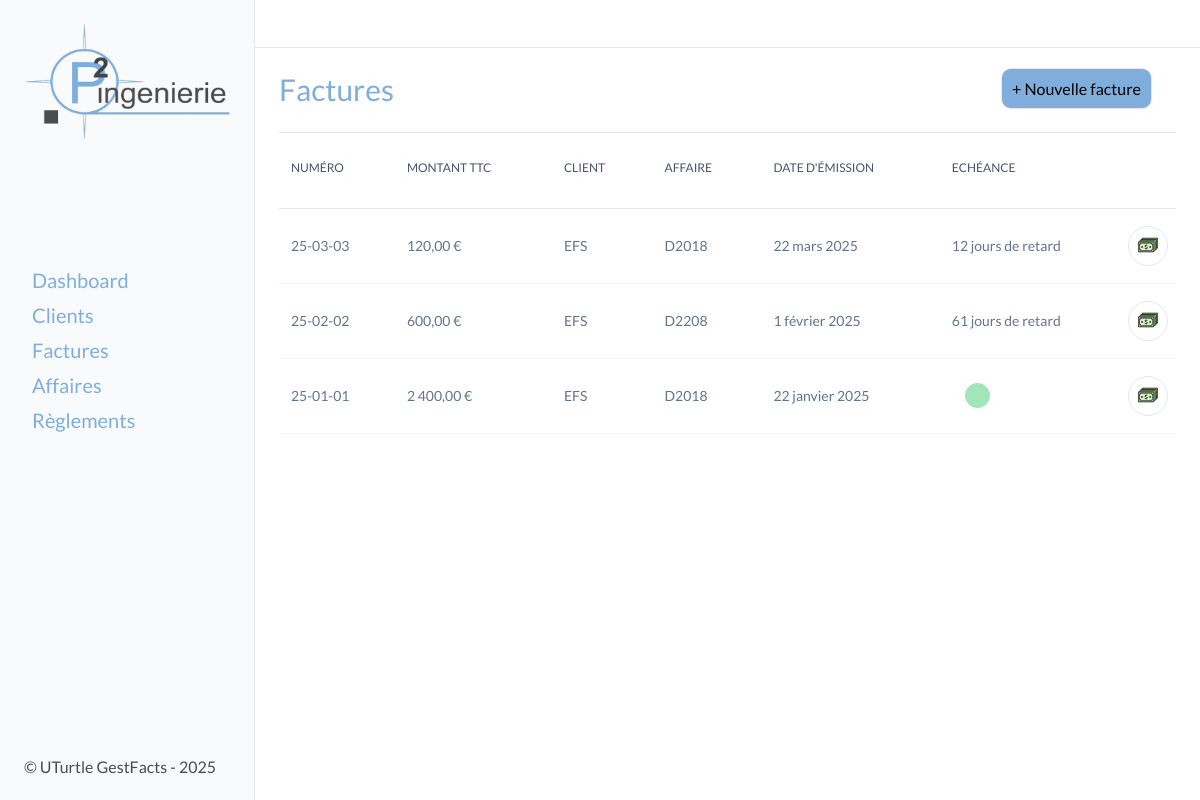
Page /factures/ on the earlier database version.
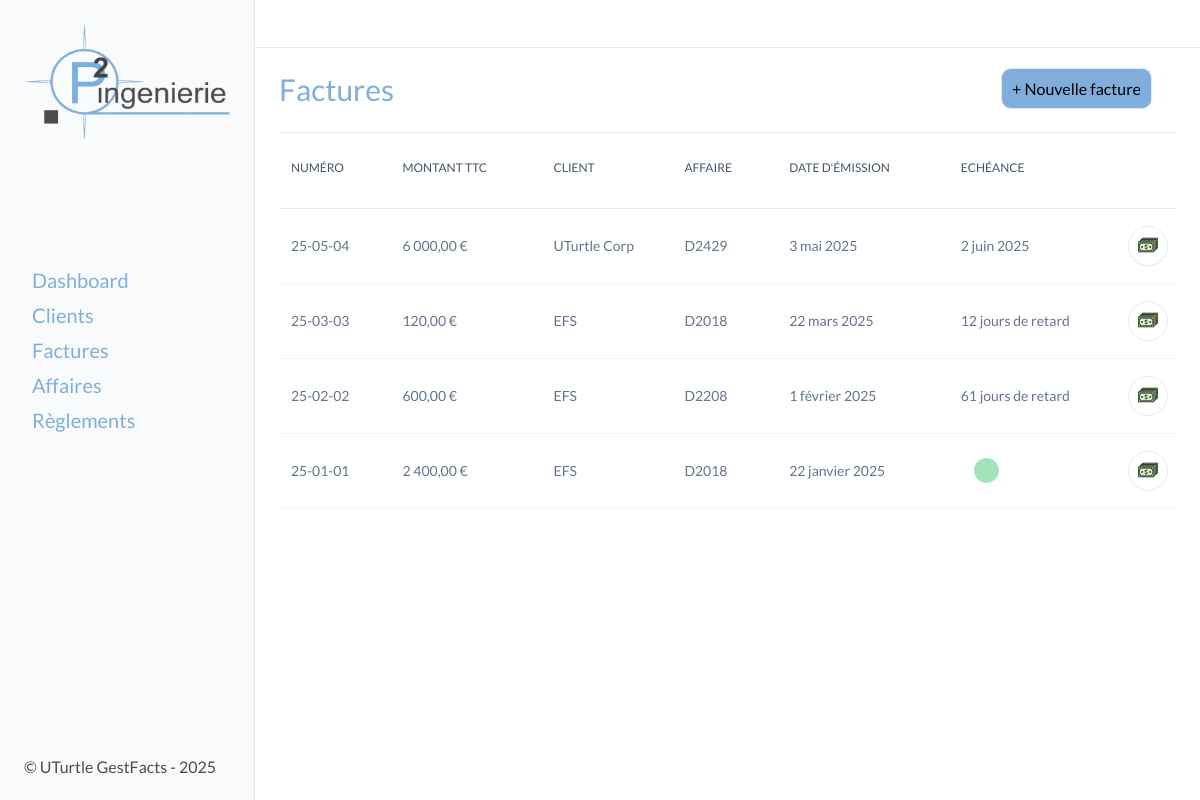
Same page on the later database version.
### factures/models.py (models this page shows, shortened)
class Invoice(models.Model):
    TYPE_CHOICES = [
        ('facture', 'Facture'),
        ('avoir', 'Avoir'),
        ('proforma', 'Proforma'),
        ]
    STATUT_CHOICES = [
        ('a_payer', 'À payer'),
        ('partiellement_payee', 'Partiellement payée'),
        ('payee', 'Payée'),
        ('en_retard', 'En retard'),
        ('annulee', 'Annulée'),
    ]
    date = models.DateField()
    type = models.CharField(max_length=10, choices=TYPE_CHOICES, default='facture')
    affaire = models.ForeignKey('affaires.Affaire', on_delete=models.CASCADE, related_name="invoices")
    invoice_number = models.CharField(max_length=10, unique=True, db_index=True)
    client = models.ForeignKey('clients.Client', on_delete=models.SET_NULL, related_name='invoices', db_index=True, null=True)
    client_entity_name = models.CharField(max_length=100, blank=True, null=True)
    invoice_object = models.TextField(max_length=200)
    amount_ht = models.DecimalField(max_digits=10, decimal_places=2)
    vat_rate = models.DecimalField(max_digits=5, decimal_places=2, default=20.0)
    statut = models.CharField(max_length=20, choices=STATUT_CHOICES, default='a_payer')
    class Meta:
        verbose_name = "Facture"
        verbose_name_plural = "Factures"
    @property
    def amount_ttc(self):
        return self.amount_ht * (1 + self.vat_rate / 100)
    def formatted_amount_ttc(self):
        return f"{self.amount_ttc:,.2f} €".replace(",", " ").replace(".", ",")
    @property
    def due_date(self):
        return self.date + timedelta(days=30)

### clients/models.py (models this page shows, shortened)
class Client(models.Model):
    entity_name = models.CharField(max_length=100)
    address = models.CharField(max_length=200, blank=True, null=True)
    zip_code = models.CharField(max_length=5, blank=True, null=True)
    city = models.CharField(max_length=100, blank=True, null=True)
    contact = models.CharField(max_length=100, blank=True, null=True)
    phone_number = models.CharField(max_length=10, blank=True, null=True)
    email = models.EmailField(blank=True, null=True)
    class Meta:
        verbose_name = "Client"
        verbose_name_plural = "Clients"

### affaires/models.py (models this page shows, shortened)
class Affaire(models.Model):
    client = models.ForeignKey('clients.Client', on_delete=models.SET_NULL, null=True, related_name='affaires')
    client_entity_name = models.CharField(max_length=100, blank=True, null=True)
    affaire_number = models.CharField(max_length=10, unique=True, db_index=True)
    affaire_description = models.TextField(max_length=200)
    budget = models.DecimalField(max_digits=10, decimal_places=2)
    class Meta:
        verbose_name = "Affaire"
        verbose_name_plural = "Affaires"

### factures/views.py (the view)
# urls.py: path('factures/', include('factures.urls')),
def factures(request):
    factures= Invoice.objects.all()
    sorted_factures = sorted(factures, key=lambda facture: facture.invoice_number, reverse=True)
    date = datetime.today().date()
    affaires= Affaire.objects.all()
    for facture in sorted_factures:
        facture.day_late = (date - facture.due_date).days
        if facture.client is None and not facture.client_entity_name:
            facture.client_entity_name = "Client supprimé"
            facture.save()
    return render(request, 'pages/factures/factures.html', context={"factures": sorted_factures, "date": date, "affaires": affaires})

### templates/pages/factures/factures.html (shortened to what this page needs)
{% extends "base.html" %}
{% block content %}
<div class="title">
    <H2>Factures</H2>
    <div class="title_btn">
        <div class="new"><a href="{% url 'factures:create' %}">+ Nouvelle facture</a></div>
    </div>
</div>
<section class="tableau">
    <table class="table">
        <thead>
            <tr>
                <th>
                    <div class="th-div">
                        <span>NUMÉRO</span>
                    </div>
                </th>
                <th>
                    <div class="th-div">
                        <span>MONTANT TTC</span>
                    </div>
                </th>
                <th>
                    <div class="th-div">
                        <span>CLIENT</span>
                    </div>
                </th>
                <th>
                    <div class="th-div">
                        <span>AFFAIRE</span>
                    </div>
                </th>
                <th>
                    <div class="th-div">
                        <span>DATE D'ÉMISSION</span>
                    </div>
                </th>
                <th>
                    <div class="th-div">
                        <span>ECHÉANCE</span>
                    </div>
                </th>
                <th>
                    <div class="th-div">
                    </div>
                </th>
            </tr>
        </thead>
        {% if factures %}
        <tbody>
            {% for facture in factures %}
            <tr data-url="{% url 'factures:detail' facture.pk %}" class="clickable-row">
                <td clospan="1">
                    <div class="factures">
                        <p>{{ facture.invoice_number }}</p>
                    </div>
                </td>
                <td clospan="1">
                    <div class="factures">
                        <p>{{ facture.formatted_amount_ttc }}</p>
                    </div>
                </td>
                <td clospan="1">
                    <div class="factures">
                        {% if facture.client %}
                            <a href="{% url 'clients:detail' facture.client.id %}">{{ facture.client.entity_name }}</a>
                        {% else %}
                            {{ facture.client_entity_name }}
                        {% endif %}
                    </div>
                </td>
                <td clospan="1">
                    <div class="factures">
                        <P>{{ facture.affaire.affaire_number }}</P>
                    </div>
                </td>
                <td clospan="1">
                    <div class="factures">
                        <P>{{ facture.date }}</P>
                    </div>
                </td>
                <td clospan="1">
                    <div class="factures">
                        {% if facture.statut != "payee" %}
                            {% if facture.due_date > date %}
                                <P>{{ facture.due_date }}</P>
                            {% else %}
                                <p>{{ facture.day_late }} jours de retard</p>
                            {% endif %}
                        {% else %}
                            <div class="cercle-vert"></div>
                        {% endif %}
                    </div>
                </td>
                <td clospan="1">
                    <div class="actions">
                        <a href="{% url 'factures:reglement' facture.pk %}">
                        </a>
                    </div>
                </td>
            </tr>
            {% endfor %}
        </tbody>
        {% endif %}
    </table>
</section>
{% endblock content %}

### templates/base.html (shortened to what this page needs)
{% load static %}
<!DOCTYPE html>
<html lang="fr">
<head>
    <link rel="stylesheet" href="{% static "style.css" %}">
</head>
<body>
    <div class="sidebar">
        <div class="logo"><img src="{% static 'logo.png' %}" alt="Logo P2 Ingénierie"></div>
        <div class="menu">
            <div class="menu-item"><a href="{% url "dashboard:dashboard" %}">Dashboard</a></div>
            <div class="menu-item"><a href="{% url "clients:clients" %}">Clients</a></div>
            <div class="menu-item"><a href="{% url "factures:factures" %}">Factures</a></div>
            <div class="menu-item"><a href="{% url "affaires:affaires" %}">Affaires</a></div>
            <div class="menu-item"><a href="{% url "factures:reglements" %}">Règlements</a></div>
        </div>
        <div class="copyright">&copy; UTurtle GestFacts - 2025</div>
    </div>
    <section class="main-container">
    <nav class="navbar">
    </nav>
    {% block content %}{% endblock content %}
    </section>
</body>
</html>

### static/style.css (style rules this page uses)
:root { --light-grey: #F8FAFC; --bg-container: #fff; --border-color: #e5e7eb; --police: 'lato', sans-serif; --sidebar-size: 255px; --sidebar-color: #7FAEDC; --h2-size: 30px; --h2-weight: 500; --h2-line-height: 36px; --h2-color: #7FAEDC; --text-color: #050505; --th-color: rgb(71, 85, 105); --th-border-color: rgb(226, 232, 240); --td-color: rgb(100 116 139); --td-border-color: rgb(241 245 249); --tr-bg-hover: rgb(248 250 252); --mail-border-color: rgb(226 232 240); --adresse-color: rgb(100, 116, 139); --btn_new_color: #7FAEDC; --btn_new_hover: #a3cef9; --btn_delete_color: rgba(255, 144, 144, 0.915); --btn_delete_hover: rgba(255, 105, 105, 0.915); --svg-color: rgb(148 163 184); }
body { font-family: var(--police); }
.sidebar { background-color: var(--light-grey); color: var(--sidebar-color); height: 100vh; width: var(--sidebar-size); position: fixed; top: 0; left: 0; z-index: 50; border-right: 1px solid var(--border-color); padding: 24px; display: flex; flex-direction: column; justify-content:space-between; font-size: 20px; }
.sidebar .logo { width: 100%; height: auto; }
.sidebar .logo img { width: 100%; object-fit: contain; }
.sidebar a { color: var(--sidebar-color); text-decoration: none; font-size: 20px; line-height: 20px; width: 100%; display: flex; flex-direction: row; padding-left: 8px; }
.sidebar .menu { margin-top: -200px; }
.sidebar .menu-item { height: 35px; display: flex; align-items: center; }
.copyright { font-size: 16px; color: #4C4C4C; }
.main-container { display: flex; flex-direction: column; margin-left: var(--sidebar-size); padding-left: 24px; padding-right: 24px; background-color: var(--bg-container); width: calc(100% - var(--sidebar-size)); }
.navbar { background-color: var(--bg-container); border-bottom: 1px solid var(--border-color); width: calc(100% - var(--sidebar-size)); height: 48px; position: fixed; left: var(--sidebar-size); display: flex; }
.title { position: relative; display: flex; flex-direction: row; align-items: center; justify-content: space-between; padding-bottom: 24px; padding-top: 20px; padding-right: 24px; margin-top: 48px; }
.title::after { content: ""; position: absolute; bottom: 0px; width: 100%; height: 1px; background-color: var(--border-color); }
h2 { color: var(--h2-color); font-family: var(--police); font-size: var(--h2-size); font-weight: var(--h2-weight); line-height: var(--h2-line-height); }
.cercle-vert { width: 25px; height: 25px; border-radius: 50%; background-color: #a2e5bb; margin-left: 25px; }
.title_btn { cursor: pointer; }
.new { width: 100%; display: flex; flex-direction: row; align-items: center; justify-content: center; padding-bottom: 10px; padding-top: 10px; padding-right: 10px; padding-left: 10px; border: 1px solid var(--border-color); background-color: var(--btn_new_color); border-radius: 10px; }
.tableau { width: 100%; padding-bottom: 8px; scrollbar-width: thin; }
.table { min-width: 100%; text-indent: 0; border-collapse: collapse; border-spacing: 0; }
thead { scrollbar-width: thin; line-height: 24px; height: 75px; }
tr { scrollbar-width: thin; border-bottom: 1px; border-bottom-style: solid; border-color: var(--border-color); cursor: pointer; }
th { color: var(--th-color); line-height: 16px; font-weight: 500; font-size: 12px; }
.th-div { padding-right: 24px; padding-left: 12px; padding-bottom: 12px; padding-top: 8px; display: flex; align-items: center; cursor: pointer; }
svg { overflow: visible; width: 7.5px; display: inline-block; height: 16px; vertical-align: -1.5px; color: var(--th-color); }
.param-svg { width: 20px; height: 20px; }
td { border-bottom: 1px; border-bottom-style: solid; border-color: var(--td-border-color); height: 75px; }
td:last-child { text-align: -webkit-right; }
.actions { border: 1px solid var(--mail-border-color); border-radius: 100px; display: flex; align-items: center; justify-content: center; margin-right: 8px; cursor: pointer; width: 40px; height: 40px; background-color: #fff; }
.factures p, .factures a { font-size: 14px; color: var(--adresse-color); padding-bottom: 2px; padding-left: 12px; padding-right: 12px; padding-top: 2px; text-wrap: nowrap; line-height: 20px; }
a { color: black; }

Differences in the rows shown:
added Invoice: invoice_number "25-05-04", formatted_amount_ttc "6 000,00 €", client.entity_name "UTurtle Corp", affaire.affaire_number "D2429", date "3 mai 2025", due_date "2 juin 2025"
